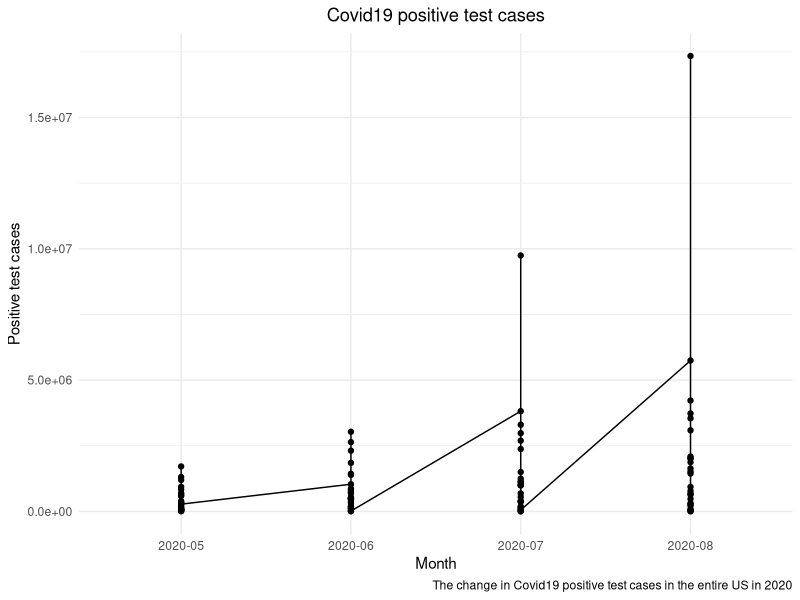

This chart was generated by the following R code: (Note: this script raises an error after producing the figure.)
## ---- chunk 1
library(tidyverse)
library(knitr)
## ---- chunk 2
Covid19Data <- read.csv('Covid-19-All-State-History.csv')
maxTempData <- read.csv('./csv/tMax_US.csv')
minTempData <- read.csv('./csv/tMin_US.csv')
## ---- chunk 3
Covid19Data <- Covid19Data %>%
  
  # Select the wanted variables:
  select(date, state, positiveCasesViral, totalTestsPeopleViral) %>%
  
  # Remove incomplete observations:
  na.omit() %>%
  
  # Filter out data within January and August
  filter(as.numeric(substr(date, start = 6, stop = 7)) <= 8) %>% 
  filter(as.numeric(substr(date, start = 6, stop = 7)) >= 5) %>%

  # Mutate a month variable
  mutate(month = substr(date, start = 1, stop = 7))
  
# Aggregate monthly sum positive case:
monthlySumPositiveCase <- aggregate(Covid19Data$positiveCasesViral, by=list(state=Covid19Data$state, month = Covid19Data$month), FUN=sum) %>% rename(positiveCaseViral = x)

# Aggregate monthly sum tests:
monthlySumTests <- aggregate(Covid19Data$totalTestsPeopleViral, by=list(state=Covid19Data$state, month = Covid19Data$month), FUN=sum) %>% rename(totalTestsPeopleViral = x)

# Merge the two together:
Covid19MonthlyData <- merge(monthlySumPositiveCase, monthlySumTests, by=c("state", "month"))

# Display a small portion of the data
kable(head(Covid19MonthlyData, n=20))
## ---- chunk 4
# Calculate the mean maximum temperature of a state in a day
maxTempbyProv <- aggregate(maxTempData[12:269] , by=list(province=maxTempData$Province_State), FUN=mean)

# Calculate the mean maximum temperature of a state in a month
maxTempbyProv <- maxTempbyProv %>%
  mutate("2020-1" = rowMeans(.[2:32])) %>%
  mutate("2020-2" = rowMeans(.[33:61])) %>%
  mutate("2020-3" = rowMeans(.[62:92])) %>%
  mutate("2020-4" = rowMeans(.[93:121])) %>%
  mutate("2020-5" = rowMeans(.[122:152])) %>%
  mutate("2020-6" = rowMeans(.[153:182])) %>%
  mutate("2020-7" = rowMeans(.[183:213])) %>%
  mutate("2020-8" = rowMeans(.[214:244]))

# Select just the state and the mean maximum temperature of states in a month.
maxTempbyProv <- maxTempbyProv %>% select(province, starts_with("2020"))

# Define function to transpose a state's temperature per month data.
transposeMaxState <- function(stateName){
  df <- maxTempbyProv %>% filter(province == as.character(stateName)) %>%
    select(starts_with("2020")) %>%
    t() %>%
    as.data.frame()
  df <- df %>% mutate(month = rownames(df)) %>% mutate(province = stateName) %>% rename(Max = V1)
  return(df)
}

# Define function to bind all the transposed data.
bindStates <- function(){
  bindDf <- data.frame()
  for (state in maxTempbyProv$province){
    tempDf <- transposeMaxState(state)
    bindDf <- rbind(bindDf, tempDf)
  }
  return(bindDf)
}

# Transposed maximum temperature data
maxTempbyProvTransposed <- bindStates()

#Display the first 10 value of the new data set.
kable(head(maxTempbyProvTransposed, n=20))
## ---- chunk 5
#Calculate the mean minimum temperature of a state in a day
minTempbyProv <- aggregate(minTempData[12:269] , by=list(province=minTempData$Province_State), FUN=mean)

#Calculate the mean minimum temperature of a state in a month
minTempbyProv <- minTempbyProv %>%
  mutate("2020-1" = rowMeans(.[2:32])) %>%
  mutate("2020-2" = rowMeans(.[33:61])) %>%
  mutate("2020-3" = rowMeans(.[62:92])) %>%
  mutate("2020-4" = rowMeans(.[93:121])) %>%
  mutate("2020-5" = rowMeans(.[122:152])) %>%
  mutate("2020-6" = rowMeans(.[153:182])) %>%
  mutate("2020-7" = rowMeans(.[183:213])) %>%
  mutate("2020-8" = rowMeans(.[214:244]))

# Select just the state and the mean maximum temperature of states in a month.
minTempbyProv <- minTempbyProv %>% select(province, starts_with("2020"))

# Define function to transpose a state's temperature per month data.
transposeMinState <- function(stateName){
  df <- minTempbyProv %>% filter(province == as.character(stateName)) %>%
    select(starts_with("2020")) %>%
    t() %>%
    as.data.frame()
  df <- df %>% mutate(month = rownames(df)) %>% mutate(province = stateName) %>% rename(Min = V1)
  return(df)
}

# Define function to bind all the transposed data.
bindStates <- function(){
  bindDf <- data.frame()
  for (state in minTempbyProv$province){
    tempDf <- transposeMinState(state)
    bindDf <- rbind(bindDf, tempDf)
  }
  return(bindDf)
}

# Transposed maximum temperature data
minTempbyProvTransposed <- bindStates()

#Display the first 10 value of the new data set.
kable(head(minTempbyProvTransposed, n=20))
## ---- chunk 6
# Merge the max and min temperature into one data set.
TempByProv <- merge(maxTempbyProvTransposed, minTempbyProvTransposed, by=c("province", "month"))

# Display the first 10 values of the merged temperature data set.
options(digits = 3)
kable(head(TempByProv, n = 10))
## ---- chunk 7
ggplot(monthlySumPositiveCase, aes(month, positiveCaseViral, group = 1)) + 
  geom_line() +
  geom_point() + 
  labs(
    title="Covid19 positive test cases",
    caption='The change in Covid19 positive test cases in the entire US in 2020',
    x="Month",
    y="Positive test cases") + 
  theme_minimal() + 
  theme(plot.title = element_text(hjust = 0.5))
## ---- chunk 8
ggplot(monthlySumTests, aes(month, x, group = 1)) + 
  geom_col(fill='steelblue') + 
  labs(
    title="Covid19 tests",
    caption='The change in Covid19 number of tests in the entire US in 2020',
    x="Month",
    y="Number of tests") + 
  theme_minimal() + 
  theme(plot.title = element_text(hjust = 0.5))
## ---- chunk 9
names(monthlySumTests)[[2]] = "totalTestPeopleViral"
names(monthlySumPositiveCase)[[2]] = "positiveCasesViral"

monthlyPositivePerTest <- merge(monthlySumTests, monthlySumPositiveCase) %>%
  mutate(positivePerTest = positiveCasesViral / totalTestPeopleViral)

ggplot(monthlyPositivePerTest, aes(month,positivePerTest, group = 1)) + 
  geom_line() +
  geom_point() + 
  labs(
    title="Covid19 case per test",
    caption='The change in Covid19 confirmed case per test in the entire US in 2020',
    x="Month",
    y="Case per test") + 
  theme_minimal() + 
  theme(plot.title = element_text(hjust = 0.5))
